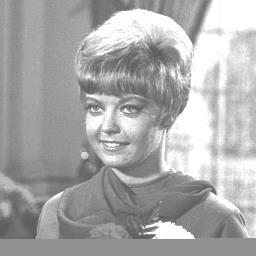
%> input picture src/functions/image_01.png, 256 x 256 px
$ octave histTest.m   (GNU Octave 9; MATLAB toolbox functions it lacks are replaced by stand-ins)
%> lines starting %> are read from the running program, lines starting %| are printed output that depends on the picture
### src/functions/manualHist.m
function counts = manualHist(img)
% MANUALHIST Menghitung histogram 256 tingkat intensitas dari sebuah citra.
%
%   counts = manualHist(img)
%
%   Input:
%     img    - citra grayscale (2D) atau citra berwarna RGB (3D, MxNx3)
%              tipe data uint8 (nilai 0-255)
%
%   Output:
%     counts - untuk citra grayscale: vector 1x256, counts(k) = jumlah
%              pixel dengan intensitas (k-1)
%              untuk citra RGB: matrix 256x3, kolom 1=R, kolom 2=G, kolom 3=B

    numChannels = size(img, 3);

    if numChannels == 1
        % ---- Citra grayscale ----
        counts = hitungSatuKanal(img);

    elseif numChannels == 3
        % ---- Citra berwarna: hitung histogram tiap kanal R, G, B terpisah ----
        counts = zeros(256, 3);
        counts(:,1) = hitungSatuKanal(img(:,:,1)); % kanal R
        counts(:,2) = hitungSatuKanal(img(:,:,2)); % kanal G
        counts(:,3) = hitungSatuKanal(img(:,:,3)); % kanal B

    else
        error('histogram: citra harus grayscale (2D) atau RGB (3D dengan 3 kanal).');
    end
end


function counts = hitungSatuKanal(channel)
% Fungsi bantu (helper): hitung histogram untuk SATU kanal/matrix 2D.

    channel = double(channel);
    counts = zeros(256, 1);

    % Ratakan matrix 2D (MxN) jadi vector 1D panjang (M*N x 1)
    pixelValues = channel(:);

    % Loop setiap pixel, lalu tambahkan hitungan ke bin yang sesuai.
    for i = 1:length(pixelValues)
        nilai = pixelValues(i);
        counts(nilai + 1) = counts(nilai + 1) + 1;
    end
end

### src/functions/manualHistEQ.m
function [imgEQ, countsEQ] = manualHistEQ(img)
    counts = manualHist(img);
    rows = size(img, 1);
    cols = size(img, 2);
    numChannels = size(img, 3);
    totalPixel = rows * cols;

    imgEQ = zeros(size(img), 'uint8');

    if numChannels == 1
        histEQ = zeros(256, 1);
        for r = 1:256
            sum = 0;
            for c = 1:r
                sum = sum + counts(c);
            end
            histEQ(r) = floor(255 * sum / totalPixel);
        end

        for r = 1:rows
            for c = 1:cols
                imgEQ(r, c) = histEQ(img(r, c) + 1);
            end
        end

        countsEQ = manualHist(imgEQ);

    elseif numChannels == 3
        countsEQ = zeros(256, 3);

        for ch = 1:3
            countsCh = counts(:, ch);
            histEQ = zeros(256, 1);
            for r = 1:256
                sum = 0;
                for c = 1:r
                    sum = sum + countsCh(c);
                end
                histEQ(r) = floor(255 * sum / totalPixel);
            end

            for r = 1:rows
                for c = 1:cols
                    imgEQ(r, c, ch) = histEQ(img(r ,c , ch) + 1);
                end
            end

            countsEQ = manualHist(imgEQ);
        end
    else
        error('histogram: citra harus grayscale (2D) atau RGB (3D dengan 3 kanal).');
    end
end

function counts = manualHist(img)

    numChannels = size(img, 3);

    if numChannels == 1
        counts = hitungSatuKanal(img);

    elseif numChannels == 3
        counts = zeros(256, 3);
        counts(:,1) = hitungSatuKanal(img(:,:,1)); % kanal R
        counts(:,2) = hitungSatuKanal(img(:,:,2)); % kanal G
        counts(:,3) = hitungSatuKanal(img(:,:,3)); % kanal B

    else
        error('histogram: citra harus grayscale (2D) atau RGB (3D dengan 3 kanal).');
    end
end

function counts = hitungSatuKanal(channel)
    channel = double(channel);
    counts = zeros(256, 1);

    pixelValues = channel(:);

    for i = 1:length(pixelValues)
        nilai = pixelValues(i);
        counts(nilai + 1) = counts(nilai + 1) + 1;
    end
end

### src/functions/tampilkanHistogram.m
function tampilkanHistogram(counts)
    x = 0:255;
    numChannels = size(counts, 2);

    isGrayscaleInRGB = (numChannels == 3) && isequal(counts(:,1), counts(:,2), counts(:,3));

    if numChannels == 1 || isGrayscaleInRGB
        if isGrayscaleInRGB
            counts = counts(:, 1);
        end

        bar(x, counts, 'FaceColor', [0.3 0.3 0.3], 'EdgeColor', 'none');
        title('Histogram Grayscale');

    elseif numChannels == 3
        hold on;
        plot(x, counts(:,1), 'r', 'LineWidth', 1.2);
        plot(x, counts(:,2), 'g', 'LineWidth', 1.2);
        plot(x, counts(:,3), 'b', 'LineWidth', 1.2);
        hold off;
        legend('Red', 'Green', 'Blue');
        title('Histogram RGB');
    end

    xlabel('Nilai Piksel (0-255)');
    ylabel('Frekuensi');
    xlim([0 255]);
    grid on;
end

### src/functions/histTest.m
clc; clear; close all;

img_gray = imread('image_01.png');
%> img_gray is the input picture: size 256x256x3 uint8; min 79, max 255, mean 169.7
counts_gray_asli = manualHist(img_gray);
%> the loop in hitungSatuKanal, `for i = 1:length(pixelValues)` made 65536 passes
%> nilai on passes 1 to 3: 157, 156, 155
%> after the loop in hitungSatuKanal, `for i = 1:length(pixelValues)`: counts = 256 values, max 4823 at index 146, min 0 at index 1, mean 256
%> the loop in hitungSatuKanal (call 2), `for i = 1:length(pixelValues)` made 65536 passes
%> counts_gray_asli = 256 rows, first 12: [0 0 0; 0 0 0; 0 0 0; 0 0 0; 0 0 0; 0 0 0; 0 0 0; 0 0 0; 0 0 0; 0 0 0; 0 0 0; 0 0 0]

[img_gray_eq, counts_gray_eq] = manualHistEQ(img_gray);
%> in manualHistEQ, `counts = manualHist(img);`: counts has the same summary as counts_gray_asli outside manualHistEQ
%> the loop in manualHistEQ, `for ch = 1:3` made 3 passes
%> pass 1, in hitungSatuKanal (call 4), `channel = double(channel);`:
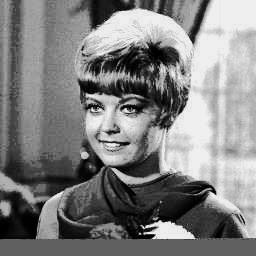
%> channel: size 256x256 double; min 0, max 239, mean 128
%> after the loop in manualHistEQ, `for ch = 1:3`: histEQ = 256 values from 0 to 255
%> counts_gray_eq = 256 rows, first 12: [189 189 189; 316 316 316; 230 230 230; 255 255 255; 140 140 140; 352 352 352; 235 235 235; 218 218 218; 264 264 264; 290 290 290; 279 279 279; 302 302 302]

figure('Name', 'Pengujian Grayscale EQ');
subplot(2, 2, 1); imshow(img_gray);           title('Citra Asli');
subplot(2, 2, 2); tampilkanHistogram(counts_gray_asli); title('Histogram Asli');
%> in tampilkanHistogram, `isGrayscaleInRGB = (numChannels == 3) && isequal(counts(:,1), counts(:..`: isGrayscaleInRGB = true

subplot(2, 2, 3); imshow(img_gray_eq);        title('Citra Hasil Ekualisasi');
subplot(2, 2, 4); tampilkanHistogram(counts_gray_eq);   title('Histogram Hasil Ekualisasi');
%> after `title('Histogram Hasil Ekualisasi')`:
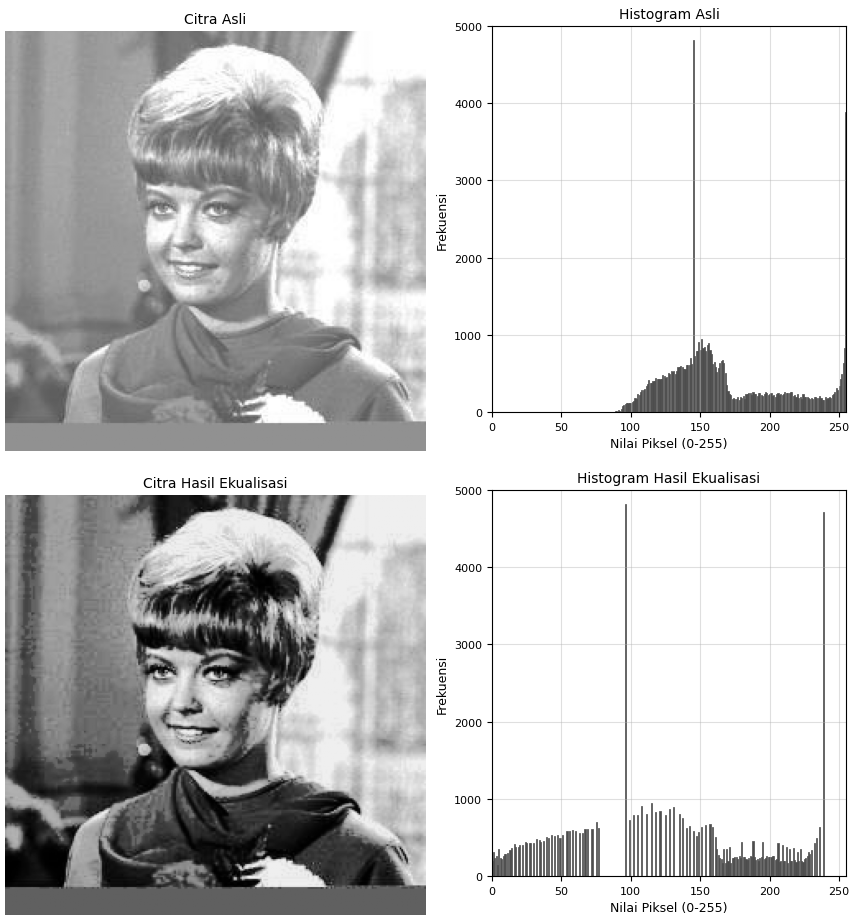
%> figure redrawn from the program's plot data, 4 panels
